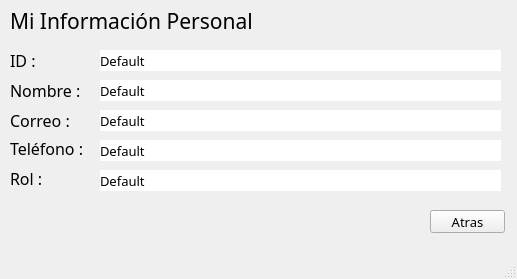
<?xml version="1.0" encoding="UTF-8"?>
<ui version="4.0">
 <class>miPerfil</class>
 <widget class="QMainWindow" name="miPerfil">
  <property name="geometry">
   <rect>
    <x>0</x>
    <y>0</y>
    <width>517</width>
    <height>279</height>
   </rect>
  </property>
  <property name="windowTitle">
   <string>Mi perfil</string>
  </property>
  <widget class="QWidget" name="centralwidget">
   <widget class="QLabel" name="label_3">
    <property name="geometry">
     <rect>
      <x>10</x>
      <y>110</y>
      <width>71</width>
      <height>21</height>
     </rect>
    </property>
    <property name="font">
     <font>
      <family>Arial Rounded MT Bold</family>
      <pointsize>12</pointsize>
      <weight>50</weight>
      <italic>false</italic>
      <bold>false</bold>
     </font>
    </property>
    <property name="text">
     <string>Correo : </string>
    </property>
   </widget>
   <widget class="QLabel" name="userId">
    <property name="geometry">
     <rect>
      <x>100</x>
      <y>50</y>
      <width>401</width>
      <height>21</height>
     </rect>
    </property>
    <property name="font">
     <font>
      <family>Arial Rounded MT Bold</family>
      <pointsize>10</pointsize>
     </font>
    </property>
    <property name="styleSheet">
     <string notr="true">background-color: rgb(255, 255, 255);</string>
    </property>
    <property name="text">
     <string>Default</string>
    </property>
   </widget>
   <widget class="QPushButton" name="back">
    <property name="geometry">
     <rect>
      <x>430</x>
      <y>210</y>
      <width>75</width>
      <height>23</height>
     </rect>
    </property>
    <property name="font">
     <font>
      <family>Arial Rounded MT Bold</family>
      <pointsize>10</pointsize>
     </font>
    </property>
    <property name="text">
     <string>Atras</string>
    </property>
   </widget>
   <widget class="QLabel" name="label_2">
    <property name="geometry">
     <rect>
      <x>10</x>
      <y>80</y>
      <width>71</width>
      <height>21</height>
     </rect>
    </property>
    <property name="font">
     <font>
      <family>Arial Rounded MT Bold</family>
      <pointsize>12</pointsize>
      <weight>50</weight>
      <italic>false</italic>
      <bold>false</bold>
     </font>
    </property>
    <property name="text">
     <string>Nombre : </string>
    </property>
   </widget>
   <widget class="QLabel" name="userRol">
    <property name="geometry">
     <rect>
      <x>100</x>
      <y>170</y>
      <width>401</width>
      <height>21</height>
     </rect>
    </property>
    <property name="font">
     <font>
      <family>Arial Rounded MT Bold</family>
      <pointsize>10</pointsize>
     </font>
    </property>
    <property name="styleSheet">
     <string notr="true">background-color: rgb(255, 255, 255);</string>
    </property>
    <property name="text">
     <string>Default</string>
    </property>
   </widget>
   <widget class="QLabel" name="label_6">
    <property name="geometry">
     <rect>
      <x>10</x>
      <y>10</y>
      <width>251</width>
      <height>21</height>
     </rect>
    </property>
    <property name="font">
     <font>
      <family>Arial Rounded MT Bold</family>
      <pointsize>16</pointsize>
      <weight>50</weight>
      <italic>false</italic>
      <bold>false</bold>
     </font>
    </property>
    <property name="text">
     <string>Mi Información Personal</string>
    </property>
   </widget>
   <widget class="QLabel" name="label">
    <property name="geometry">
     <rect>
      <x>10</x>
      <y>50</y>
      <width>31</width>
      <height>21</height>
     </rect>
    </property>
    <property name="font">
     <font>
      <family>Arial Rounded MT Bold</family>
      <pointsize>12</pointsize>
      <weight>50</weight>
      <italic>false</italic>
      <bold>false</bold>
     </font>
    </property>
    <property name="text">
     <string>ID : </string>
    </property>
   </widget>
   <widget class="QLabel" name="userCorreo">
    <property name="geometry">
     <rect>
      <x>100</x>
      <y>110</y>
      <width>401</width>
      <height>21</height>
     </rect>
    </property>
    <property name="font">
     <font>
      <family>Arial Rounded MT Bold</family>
      <pointsize>10</pointsize>
     </font>
    </property>
    <property name="styleSheet">
     <string notr="true">background-color: rgb(255, 255, 255);</string>
    </property>
    <property name="text">
     <string>Default</string>
    </property>
   </widget>
   <widget class="QLabel" name="label_5">
    <property name="geometry">
     <rect>
      <x>10</x>
      <y>170</y>
      <width>41</width>
      <height>16</height>
     </rect>
    </property>
    <property name="font">
     <font>
      <family>Arial Rounded MT Bold</family>
      <pointsize>12</pointsize>
      <weight>50</weight>
      <italic>false</italic>
      <bold>false</bold>
     </font>
    </property>
    <property name="text">
     <string>Rol : </string>
    </property>
   </widget>
   <widget class="QLabel" name="userTelefono">
    <property name="geometry">
     <rect>
      <x>100</x>
      <y>140</y>
      <width>401</width>
      <height>21</height>
     </rect>
    </property>
    <property name="font">
     <font>
      <family>Arial Rounded MT Bold</family>
      <pointsize>10</pointsize>
     </font>
    </property>
    <property name="styleSheet">
     <string notr="true">background-color: rgb(255, 255, 255);</string>
    </property>
    <property name="text">
     <string>Default</string>
    </property>
   </widget>
   <widget class="QLabel" name="userNombre">
    <property name="geometry">
     <rect>
      <x>100</x>
      <y>80</y>
      <width>401</width>
      <height>21</height>
     </rect>
    </property>
    <property name="font">
     <font>
      <family>Arial Rounded MT Bold</family>
      <pointsize>10</pointsize>
     </font>
    </property>
    <property name="styleSheet">
     <string notr="true">background-color: rgb(255, 255, 255);</string>
    </property>
    <property name="text">
     <string>Default</string>
    </property>
   </widget>
   <widget class="QLabel" name="label_4">
    <property name="geometry">
     <rect>
      <x>10</x>
      <y>140</y>
      <width>81</width>
      <height>16</height>
     </rect>
    </property>
    <property name="font">
     <font>
      <family>Arial Rounded MT Bold</family>
      <pointsize>12</pointsize>
      <weight>50</weight>
      <italic>false</italic>
      <bold>false</bold>
     </font>
    </property>
    <property name="text">
     <string>Teléfono :</string>
    </property>
   </widget>
  </widget>
  <widget class="QStatusBar" name="statusbar"/>
 </widget>
 <resources/>
 <connections/>
</ui>
